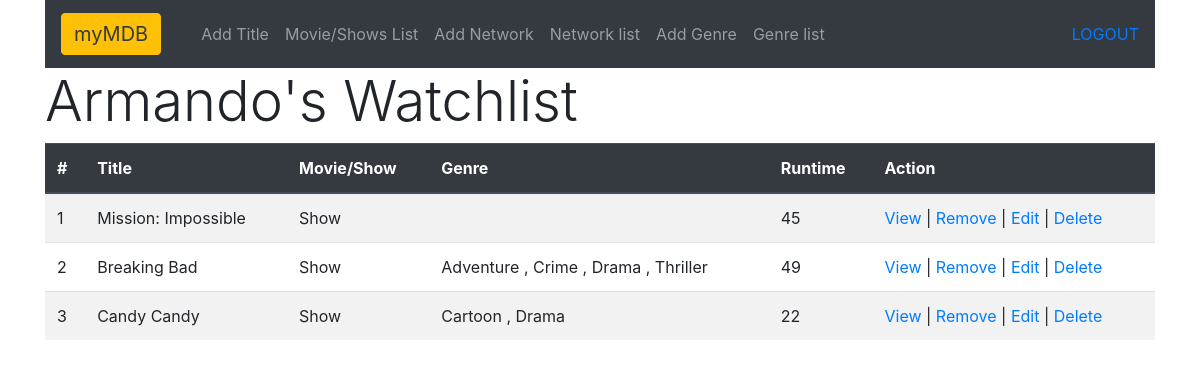
Before: /shows/watchlist/view (signed in) with the older database file.
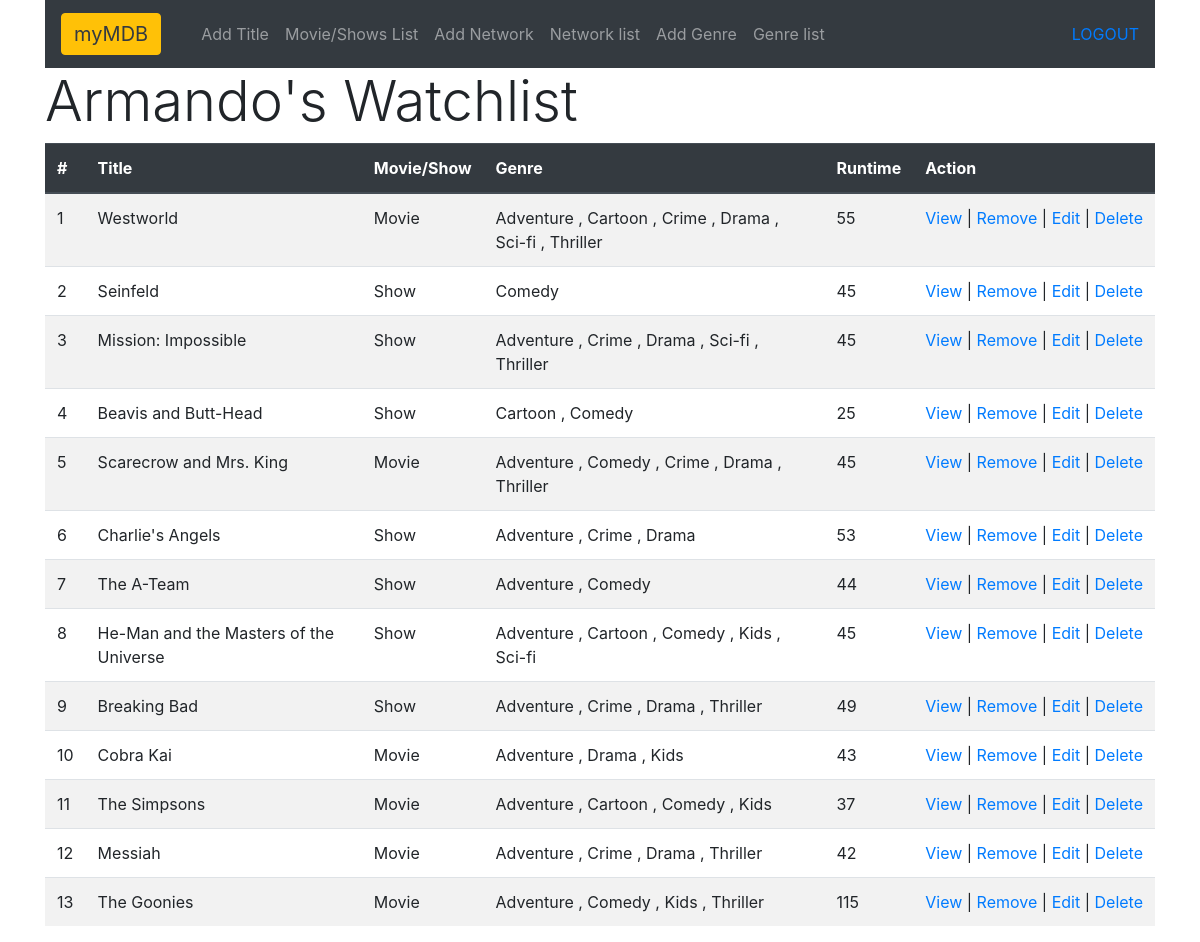
After: the same page with the newer database file.
### shows_app/models.py (models this page shows, shortened)
class Show(models.Model):
    user = models.ForeignKey(User, related_name="shows", on_delete=models.CASCADE, null=True)
    title = models.CharField(max_length=255)
    medium = models.CharField(max_length=45, null=True)
    genre = models.ManyToManyField(Genre, related_name="shows")
    total_seasons = models.IntegerField(null=True)
    total_episodes = models.IntegerField(null=True)
    runtime = models.IntegerField(null=True)
    release_date = models.DateField(null=True)
    description = models.TextField(null=True)
    image = models.TextField(null=True)
    photo = models.FileField(upload_to=f"posters/", blank=True)
    network = models.ForeignKey(Network, related_name="shows", on_delete=models.CASCADE, null=True)
    created_at = models.DateTimeField(auto_now_add=True)
    modified_at = models.DateTimeField(auto_now_add=True)
    objects = ShowManager()

class Genre(models.Model):
    user = models.ForeignKey(User, related_name="genres", on_delete=models.CASCADE, null=True)
    name = models.CharField(max_length=255)
    created_at = models.DateTimeField(auto_now_add=True)
    modified_at = models.DateTimeField(auto_now_add=True)
    objects = GenreManager()

### shows_app/views.py (the view)
# urls.py: path('watchlist/view', views.watchlist_view),
def watchlist_view(request):
    logged_in_user = User.objects.get(id=request.session['user_id'])
    this_list = Wlist.objects.get(user_id=request.session['user_id'])
    context = {
        'this_user': logged_in_user,
        'watchlist': Show.objects.filter(watchlist=this_list),
    }
    return render(request, 'watchlist.html', context)

### shows_app/templates/watchlist.html (shortened to what this page needs)
<!DOCTYPE html>
<html lang="en">
<head>
    {% load static %}
    <link rel="stylesheet" href="{% static 'css/shows_style.css' %}">
    <link rel="stylesheet" href="https://stackpath.bootstrapcdn.com/bootstrap/4.5.0/css/bootstrap.min.css"
>
</head>
<body>
    <div class="container" style="vertical-align: top;">
        <div id="js_navmenu">
            {%if request.session.logged_in%}
            <a href='/user/logout'>LOGOUT</a>
            {%endif%}
        </div>
        <h1 class="display-4">{{ this_user.first_name }}'s Watchlist</h1>
        <table class="table table-striped table-hover">
            <thead class="thead-dark">
                <tr>
                    <th scope="col">#</th>
                    <th scope="col">Title</th>
                    <th scope="col">Movie/Show</th>
                    <th scope="col">Genre</th>
                    <th scope="col">Runtime</th>
                    <th scope="col">Action</th>
                </tr>
            </thead>
            <tbody>
                {% for show in watchlist %}
                <tr>
                    <td>{{ forloop.counter }}</td>
                    <td>{{show.title}}</td>
                    <td>{{show.medium}}</td>
                    <td>
                        {% with count=1 %}
                        {% for genre in show.genre.all|dictsort:'name' %}
                        {{genre.name}}
                        {% if forloop.counter < show.genre.count %},{% endif %}
                        {% endfor %}
                        {% endwith %}
                    </td>
                    <td>{{show.runtime}}</td>
                    <td>
                        <span class="text-no-wrap">
                            <a href="/shows/view/{{show.id}}">View</a> |
                            <a href="/shows/watchlist/remove/{{show.id}}">Remove</a>
                            {% if this_user == show.user %}
                            | <a href="/shows/edit/{{show.id}}">Edit</a> |
                            <a href="/shows/delete/{{show.id}}">Delete</a>
                            {% endif %}
                        </span>
                    </td>
                </tr>
                {% endfor %}
            </tbody>
        </table>
    </div>
</body>
</html>

Changed rows visible on the page:
no longer on this page (row edited): Show: title "Candy Candy", medium "Show", runtime "22", Genre (name "Cartoon"), Genre (name "Drama")
now on this page (row edited): Show: title "Westworld", medium "Movie", runtime "55", Genre (name "Adventure"), Genre (name "Cartoon"), Genre (name "Crime"), Genre (name "Drama"), Genre (name "Thriller")
now on this page (row unchanged): Genre: name "Sci-fi"
now on this page (row edited): Show: title "Seinfeld", medium "Show", runtime "45"
now on this page (row unchanged): Genre: name "Comedy"
changed Show "Mission: Impossible": gains Genre (name "Adventure"); gains Genre (name "Crime"); gains Genre (name "Drama"); gains Genre (name "Thriller")
now on this page (row edited): Show: title "Beavis and Butt-Head", medium "Show", runtime "25", Genre (name "Cartoon")
now on this page (row edited): Show: title "Scarecrow and Mrs. King", medium "Movie", runtime "45", Genre (name "Adventure"), Genre (name "Crime"), Genre (name "Drama"), Genre (name "Thriller")
now on this page (row edited): Show: title "Charlie's Angels", medium "Show", runtime "53", Genre (name "Adventure"), Genre (name "Crime"), Genre (name "Drama")
now on this page (row edited): Show: title "The A-Team", medium "Show", runtime "44", Genre (name "Adventure")
now on this page (row edited): Show: title "He-Man and the Masters of the Universe", medium "Show", runtime "45", Genre (name "Adventure"), Genre (name "Cartoon")
now on this page (row unchanged): Genre: name "Kids"
now on this page (row edited): Show: title "Cobra Kai", medium "Movie", runtime "43", Genre (name "Adventure"), Genre (name "Drama")
now on this page (row edited): Show: title "The Simpsons", medium "Movie", runtime "37", Genre (name "Adventure"), Genre (name "Cartoon")
now on this page (row edited): Show: title "Messiah", medium "Movie", runtime "42", Genre (name "Adventure"), Genre (name "Crime"), Genre (name "Drama"), Genre (name "Thriller")
now on this page (row edited): Show: title "The Goonies", medium "Movie", runtime "115", Genre (name "Adventure"), Genre (name "Thriller")
